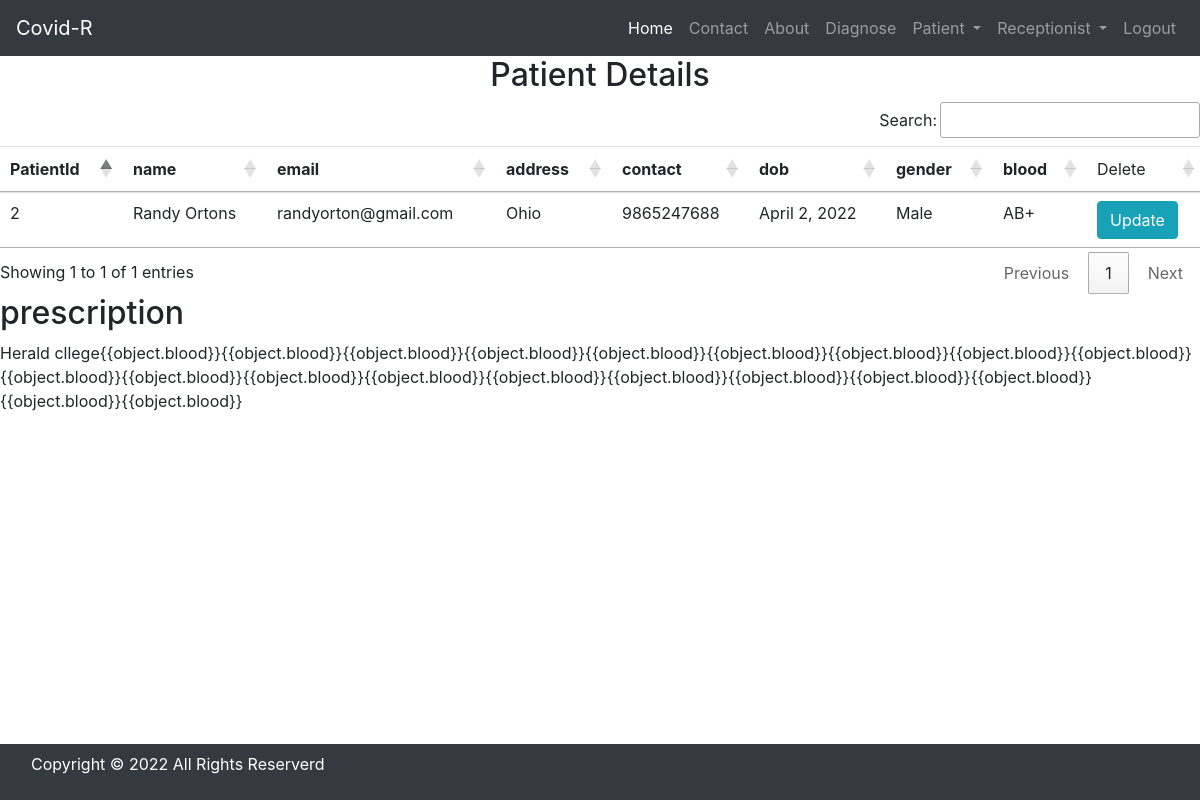
/patient/2/ (signed in), run on the app's committed database.
### prescription/models.py (models this page shows, shortened)
class Patient(models.Model):
    name = models.CharField('Patient Name',max_length=30)
    email = models.EmailField('Email' ,max_length = 90)
    address = models.CharField('Address',max_length = 50)
    contact = models.IntegerField('Contact', validators = [MaxValueValidator(9999999999)])
    dob = models.DateField('Date of Birth')
    gender = models.CharField('Gender',max_length = 20, choices=GENDER)
    blood = models.CharField('Blood',max_length = 10,choices=BLOOD)
    prescription = models.TextField('Prescription', null=True, blank=True)

### prescription/views.py (the view)
# urls.py: path("patient/<int:id>/", PatientDetailView.as_view(),name="patientdetail"),
class PatientDetailView(DoctorRequiredMixin, DetailView):
    template_name = "patient_detail.html"
    def get_object(self):
        id_ = self.kwargs.get("id")
        return get_object_or_404(Patient, id=id_)

### prescription/views.py (called while the page is built)
    def dispatch(self, request, *args, **kwargs):
        if request.user.is_authenticated and Doctor.objects.filter(user=request.user).exists():
            pass
        else:
            return redirect("/doctorlogin/")
        return super().dispatch(request, *args, **kwargs)

### prescription/templates/patient_detail.html (shortened to what this page needs)
{% include 'base.html' %}
{% include 'doctor_nav.html' %}
{% block content %}
{% include 'base.html' %}
<div>
    <h2 class="text-center">Patient Details </h2>
    <table id="example" class="table table-hover">
        <thead>
            <tr>
                <th>PatientId</th>
                <th>name</th>
                <th>email</th>
                <th>address</th>
                <th>contact</th>
                <th>dob</th>
                <th>gender</th>
                <th>blood</th>
                <td>Delete</td>
            </tr>
        </thead>
        <tbody>
            <tr>
                <td>{{object.id}}</td>
                <td>{{object.name}}</td>
                <td>{{object.email}}</td>
                <td>{{object.address}}</td>
                <td>{{object.contact}}</td>
                <td>{{object.dob}}</td>
                <td>{{object.gender}}</td>
                <td>{{object.blood}}</td>
                <td><a href="update" onclick="return confirm('Confirm Changes')" class="btn btn-info">Update</a></td>
            </tr>
        </tbody>
    </table>
    <h2>prescription</h2>
    {{object.prescription}}
</div>
{% endblock content %}
{% include 'footer.html' %}

### data on the page
Patient: id "2", name "Randy Ortons", email "randyorton@gmail.com", address "Ohio", contact "9865247688", dob "April 2, 2022", gender "Male", blood "AB+", prescription "Herald cllege{{object.blood}}{{object.blood}}{{object.blood}}{{object.blood}}{{object.blood}}{{object.blood}}{{object.blood}}{{object.blood}}{{object.blood}}{{object.blood}}{{object.blood}}{{object.blood}}{{object.blood}}{{object.blood}}{{object.blood}}{{object.blood}}{{object.blood}}{{object.blood}}{{object.blood}}{{object.blood}}"
